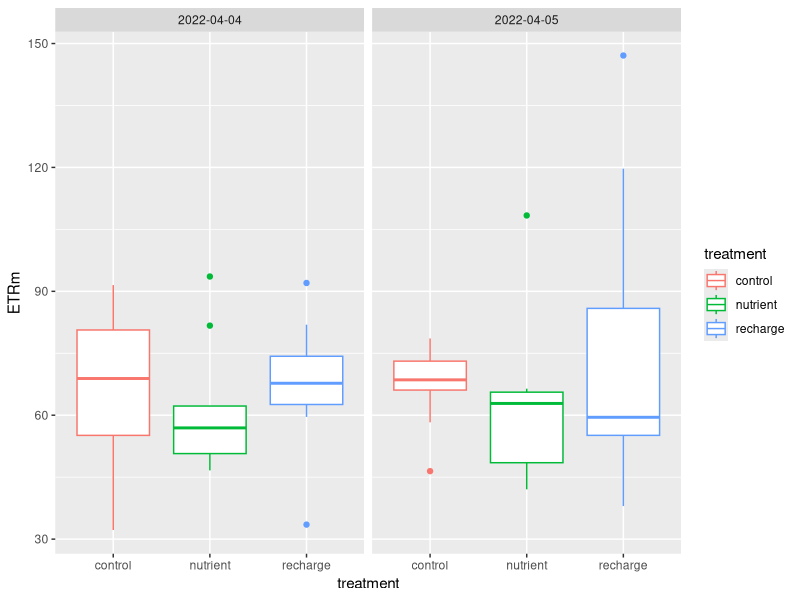
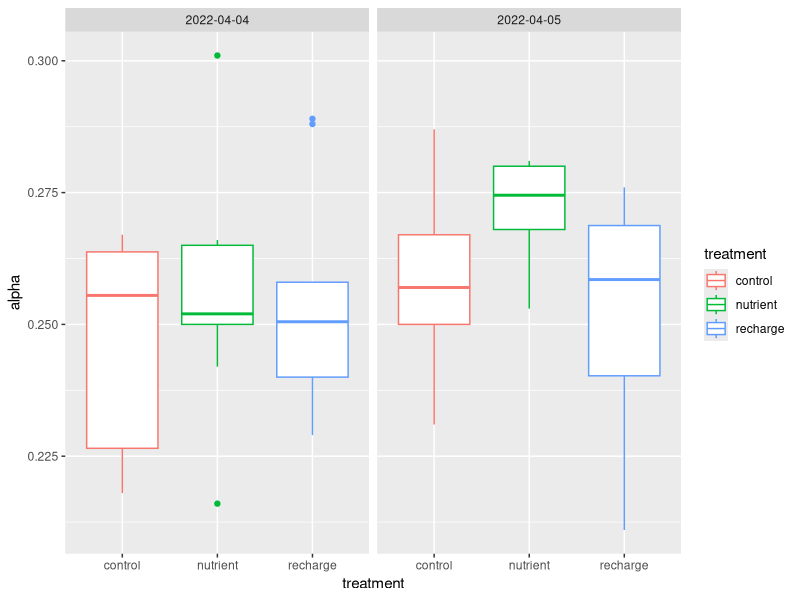
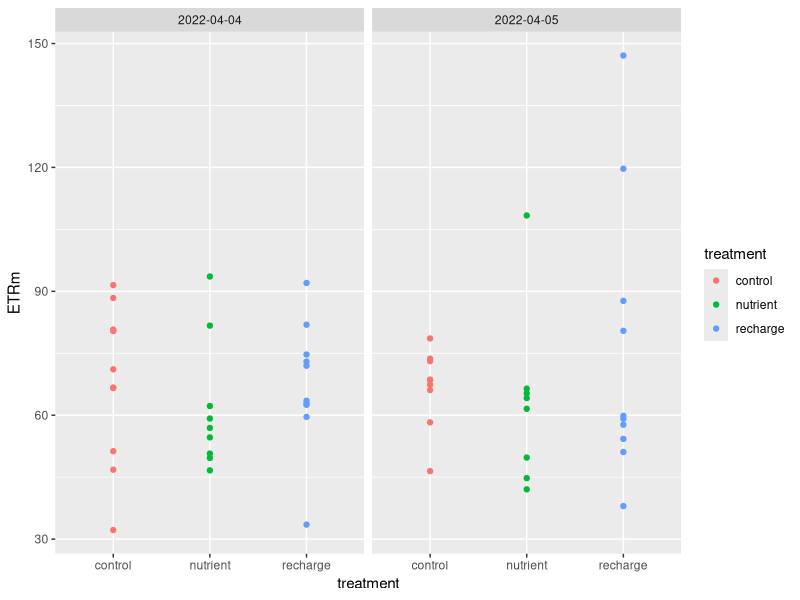
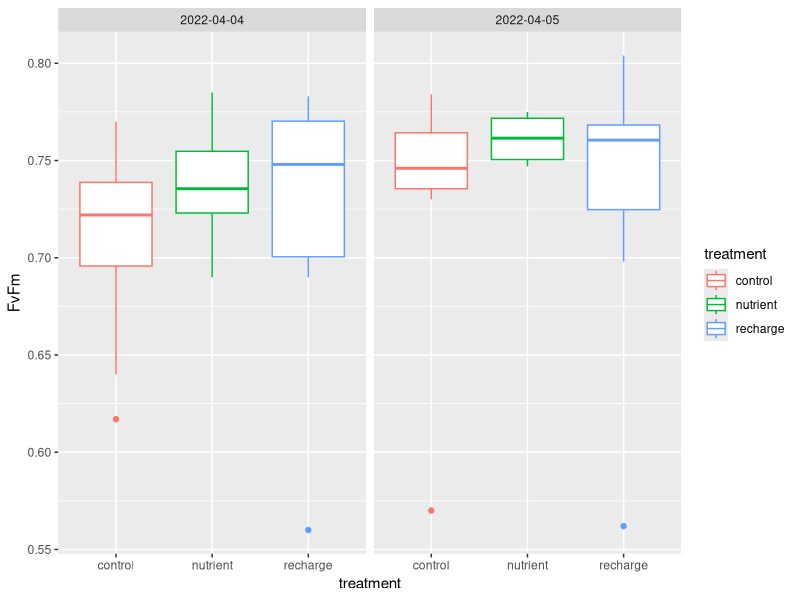
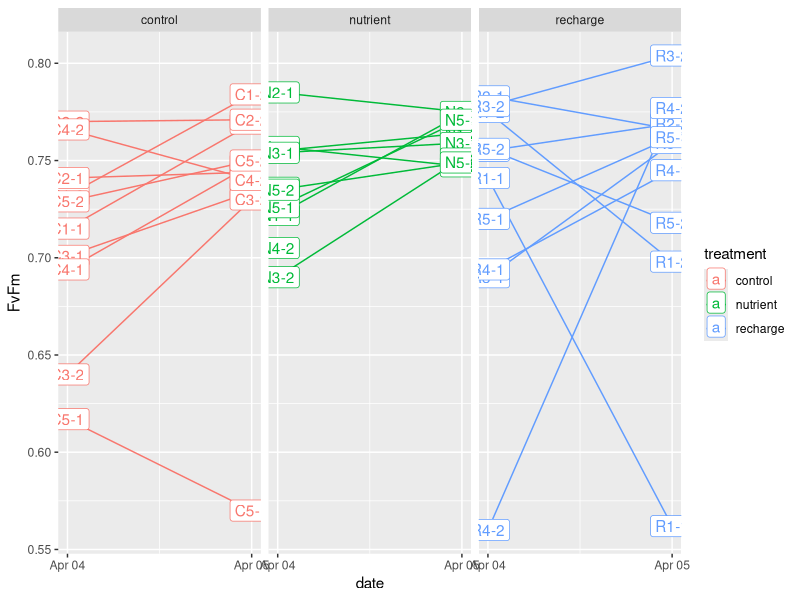
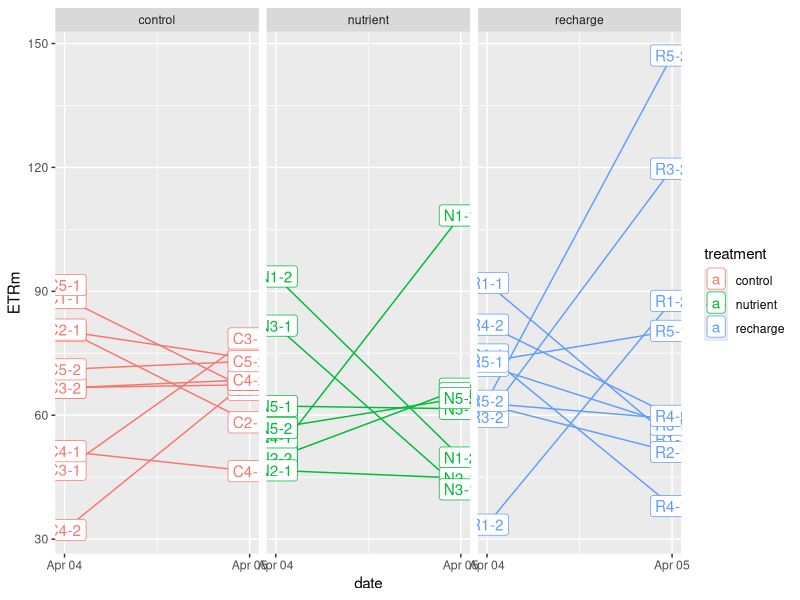
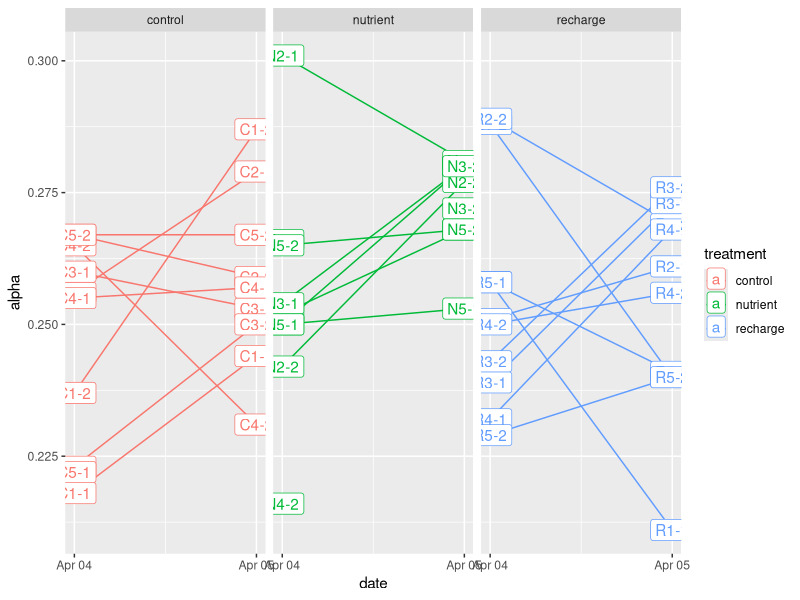

Generate these figures, in order, with R:
library(ggplot2)
library(data.table)

# check the PAM data
setwd("~/Documents/Bioinformatics/Projects/TURNT/PAM_data/")

# read in day 3 data (first good set, I think)
sample_key = fread("TURNT_sample_sheet - PAM.csv")
raw_pam  = fread("raw pam data - all_raw_pam.csv") 
reps = fread("TURNT_sample_sheet - replicates.csv")

# drop 24hr time point (incorrect calibration)
sample_key = sample_key[sample_key$dat != 2022-04-02,]

# drop leading 1s from colnames
names(raw_pam) <- gsub("[1:()/ ]", "", names(raw_pam))

# get curve summary information from raw PAM data
curve_list = lapply(1:nrow(sample_key),  function(i){
  
  pam_id = sample_key[i, pam_id]
  pam_curve_no = sample_key[i, curve_number] 
  pam_date = sample_key[i, date]

  
  # identify the start of a rapid light curve in the raw PAM data
  first_point = which(raw_pam$No. == pam_curve_no & raw_pam$Date == pam_date)
  
  # pull out Fv.fm at the first light curve data point
  # should be same for all points in the curve
  FvFm = raw_pam[first_point, FvFm]
  
  # pull out parameters from first rapid light curve regression generate PAM software
  curve_params = unlist(strsplit( raw_pam[first_point - 1, `F`], split = ":|,"))
  
  a_curve <- data.table(
    pam_id = pam_id[[1]],
    alpha = as.numeric(curve_params[3]),
    ETRm = as.numeric(curve_params[5]),
    Ik = as.numeric(curve_params[7]),
    FvFm = as.numeric(FvFm)
  )
  
  return(a_curve)
})

curve_dt = rbindlist(curve_list)
# merge
pam_dat = merge.data.table(curve_dt, sample_key, all.y = T, by = "pam_id")

pam_dat = merge(pam_dat, reps, all.x = T, by = "rep")


# plot all data
good_dat = pam_dat[quality %in% c("good", "okay") 
                   & date %in% as.Date(c("2022-04-04", "2022-04-05"))]

ggplot(data = good_dat, aes(x = treatment, y = ETRm, color = treatment))+
  geom_boxplot()+
  facet_wrap(~date)

ggplot(data = good_dat, aes(x = treatment, y = alpha, color = treatment))+
  geom_boxplot()+
  facet_wrap(~date)


ggplot(data = good_dat, aes(x = treatment, y = ETRm, color = treatment))+
  geom_point()+
  facet_wrap(~date)

ggplot(data = good_dat, aes(x = treatment, y = FvFm, color = treatment))+
  geom_boxplot()+
  facet_wrap(~date)


ggplot(data = good_dat, aes(x = date,
                            y = FvFm,
                            color = treatment,
                            group = individual,
                            label = individual))+
  geom_line()+
  geom_label()+
  facet_wrap(~treatment)

ggplot(data = good_dat, aes(x = date,
                            y = ETRm,
                            color = treatment,
                            group = individual,
                            label = individual))+
  geom_line()+
  geom_label()+
  facet_wrap(~treatment)

ggplot(data = good_dat, aes(x = date,
                            y = alpha,
                            color = treatment,
                            group = individual,
                            label = individual))+
  geom_line()+
  geom_label()+
  facet_wrap(~treatment)



mod <- lm(FvFm ~ treatment , good_dat)
anova(mod)

mod2<- lm(FvFm ~ treatment*date, good_dat)
anova(mod2)

mod3 <- lm(FvFm ~ treatment, good_dat[date == "2022-04-05"])  
anova(mod3)

mod4 <- lm(FvFm ~ treatment * date, good_dat[date == "2022-04-04"])
anova(mod4)
